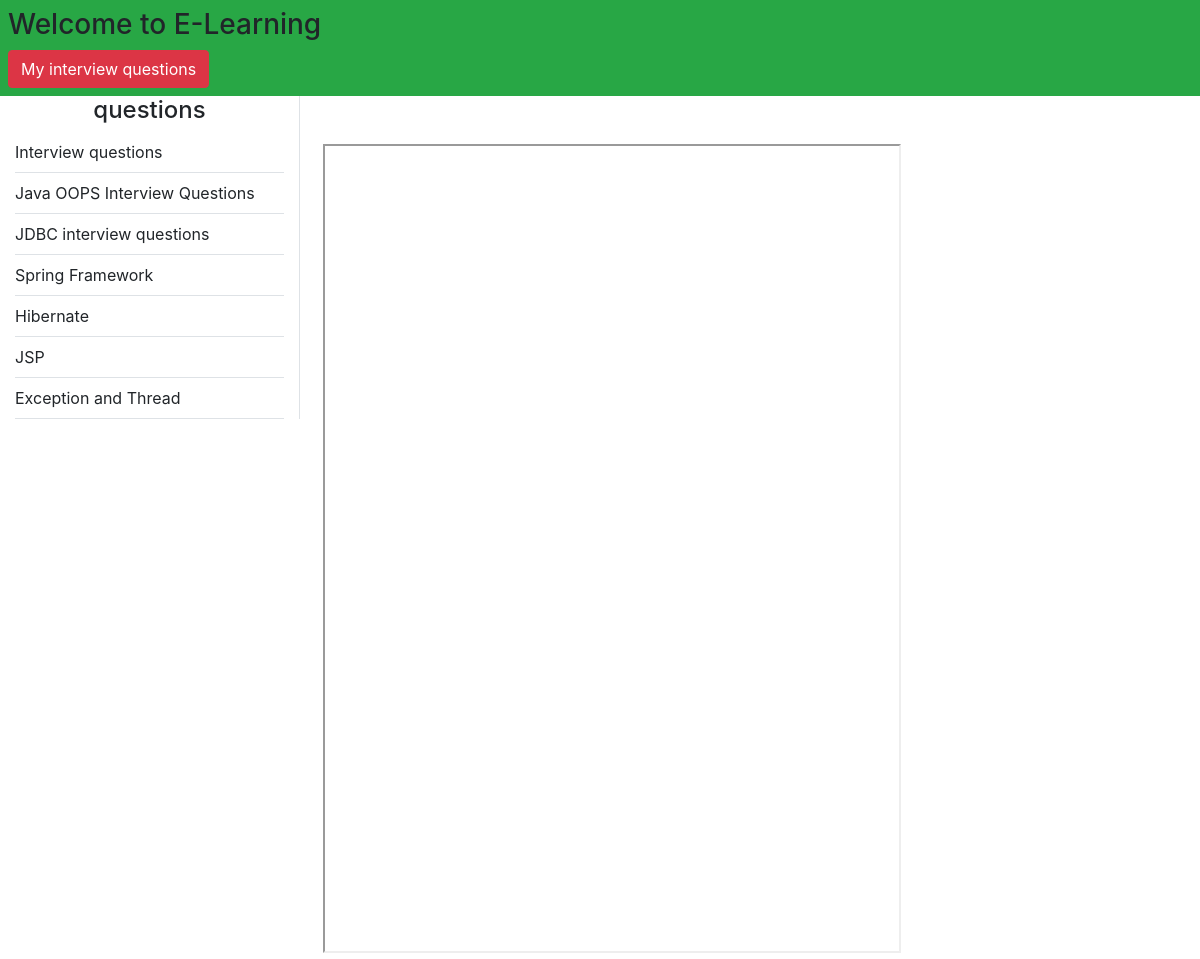
The app's page /elearningmini/Student/watchquestion.php?interview_id=1 (signed in) with its own data.
### tables this page shows
CREATE TABLE `questions` (
  `question_id` int(11) NOT NULL,
  `question_name` text NOT NULL,
  `question_desc` text NOT NULL,
  `question_link` text NOT NULL,
  `interview_id` int(11) NOT NULL,
  `interview_name` text NOT NULL
);

### elearningmini/Student/watchquestion.php (the view, shortened to what this page needs)
<?php
include('../dbConnection.php');
?>
<!DOCTYPE html>
<html lang="en">
<head>
 <link rel="stylesheet" href="../css/bootstrap.min.css">
 <link rel="stylesheet" href="../css/all.min.css">
 <link rel="stylesheet" href="../css/stustyle.css">
</head>
<body>
   <div class="container-fluid bg-success p-2" >
    <h3>Welcome to E-Learning</h3>
    <a class="btn btn-danger" href="myinterview.php">My interview questions</a>
   </div>
   <div class="container-fluid">
    <div class="row">
     <div class="col-sm-3 border-right">
       <h4 class="text-center">questions</h4>
       <ul id="playlist" class="nav flex-column">
          <?php
             if(isset($_GET['interview_id'])){
              $interview_id = $_GET['interview_id'];
              $sql = "SELECT * FROM questions WHERE interview_id = '$interview_id'";
              $result = $conn->query($sql);
              if($result->num_rows > 0){
               while($row = $result->fetch_assoc()){
                echo '<li class="nav-item border-bottom py-2" movieurl='.$row['question_link'].' style="cursor: pointer;">'. $row['question_name'] .'</li>';
               }
              }
             }
          ?>
       </ul>
     </div>
     <div class="col-sm-8">
        <iframe id="videoarea" src="" width="450%" height="250%" class="mt-5 w-75 ml-2" controls>
        </iframe>
     </div>
    </div>
   </div>
</body>
</html>

### records on screen
questions: question_name "Interview questions"
questions: question_name "Java OOPS Interview Questions"
questions: question_name "JDBC interview questions"
questions: question_name "Spring Framework"
questions: question_name "Hibernate"
questions: question_name "JSP"
questions: question_name "Exception and Thread"
